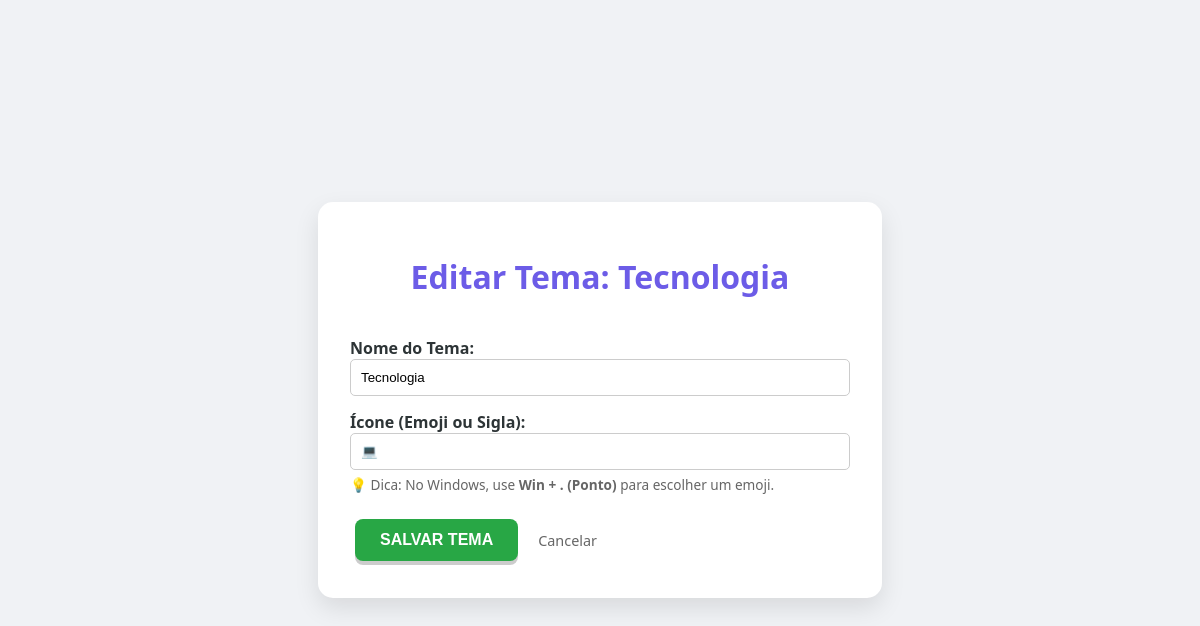
Page /admin/form_tema.php?id=2 (signed in) on the committed database.
### tables this page shows
CREATE TABLE `temas` (
  `id` int(11) NOT NULL,
  `nome` varchar(100) NOT NULL,
  `icone` varchar(255) DEFAULT NULL
);

### admin/form_tema.php (the view, shortened to what this page needs)
<?php
include '../config/connect.php';
$nome_tema = '';
$icone_tema = '';
$titulo_pagina = "Cadastrar Novo Tema";
if (isset($_GET['id'])) {
    $id = (int)$_GET['id'];
    $sql = "SELECT * FROM temas WHERE id = :id";
    $stmt = $conn->prepare($sql);
    $stmt->execute([':id' => $id]);
    $tema = $stmt->fetch(PDO::FETCH_ASSOC);
    if ($tema) {
        $nome_tema = $tema['nome'];
        $icone_tema = $tema['icone'];
        $titulo_pagina = "Editar Tema: " . htmlspecialchars($nome_tema);
    }
}
?>
<!DOCTYPE html>
<html lang="pt-br">
<head>
    <link rel="stylesheet" href="../css/style.css">
</head>
<body>
    <div class="container">
        <h1><?php echo $titulo_pagina; ?></h1>
        <form action="salvar_tema.php" method="POST">
            <div style="margin-bottom: 15px; text-align: left;">
                <label for="nome" style="font-weight: bold;">Nome do Tema:</label><br>
                <input type="text" name="nome" id="nome"
                       value="<?php echo htmlspecialchars($nome_tema); ?>"
                       required style="width: 100%; padding: 10px; border-radius: 5px; border: 1px solid #ccc; box-sizing: border-box;">
            </div>
            <div style="margin-bottom: 20px; text-align: left;">
                <label for="icone" style="font-weight: bold;">Ícone (Emoji ou Sigla):</label><br>
                <input type="text" name="icone" id="icone"
                       value="<?php echo htmlspecialchars($icone_tema); ?>"
                       placeholder="Ex: 🧠, 🎮 ou EN"
                       maxlength="10"
                       style="width: 100%; padding: 10px; border-radius: 5px; border: 1px solid #ccc; box-sizing: border-box;">
                <p style="font-size: 0.85rem; color: #666; margin-top: 5px;">
                    💡 Dica: No Windows, use <b>Win + . (Ponto)</b> para escolher um emoji.
                </p>
            </div>
            <div style="display: flex; align-items: center; gap: 15px;">
                <button type="submit" class="btn" style="background: #28a745; color: white; padding: 12px 25px; border: none; cursor: pointer; border-radius: 8px; font-weight: bold;">
                    Salvar Tema
                </button>
                <a href="index.php" style="text-decoration: none; color: #666; font-size: 0.9rem;">Cancelar</a>
            </div>
        </form>
    </div>
</body>
</html>

### css/style.css (style rules this page uses)
:root { --primary: #6c5ce7; --secondary: #a29bfe; --success: #00b894; --danger: #d63031; --bg: #f0f2f5; --text: #2d3436; --card: #ffffff; }
body { font-family: 'Segoe UI', Tahoma, Geneva, Verdana, sans-serif; background-color: var(--bg); color: var(--text); margin: 0; display: flex; flex-direction: column; justify-content: center; align-items: center; min-height: 100vh; padding: 20px; box-sizing: border-box; }
.container { background: var(--card); padding: 2rem; border-radius: 15px; box-shadow: 0 10px 25px rgba(0,0,0,0.1); width: 100%; max-width: 500px; text-align: center; display: flex; flex-direction: column; gap: 15px; }
h1 { color: var(--primary); margin-bottom: 1.5rem; }
.btn { display: inline-block; padding: 12px 25px; font-size: 16px; font-weight: bold; text-transform: uppercase; text-decoration: none; border: none; border-radius: 8px; cursor: pointer; transition: all 0.2s ease; margin: 5px; position: relative; top: 0; box-shadow: 0 4px 0 rgba(0,0,0,0.2); }
.container { overflow: visible; }

### rows in the picture
temas: nome "Editar Tema: Tecnologia", nome "Tecnologia", icone "💻"
